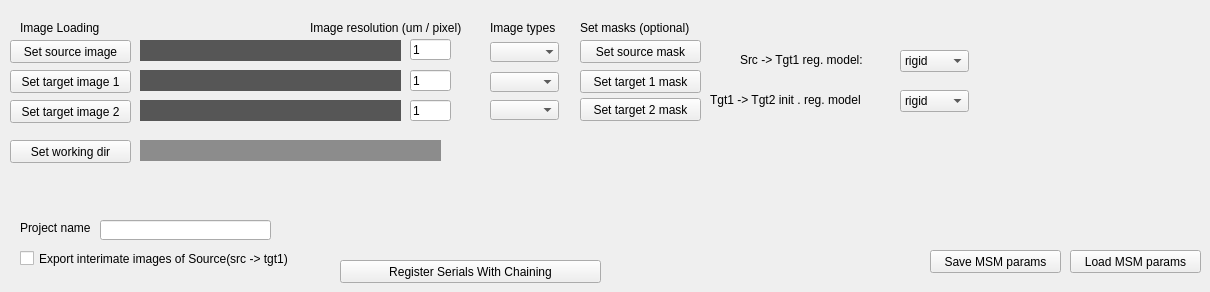
    <widget class="QWidget" name="MultiSecChained">
     <attribute name="title">
      <string>Chained Serial Section Registration</string>
     </attribute>
     <widget class="QPushButton" name="MSM_button_source">
      <property name="geometry">
       <rect>
        <x>10</x>
        <y>40</y>
        <width>121</width>
        <height>23</height>
       </rect>
      </property>
      <property name="styleSheet">
       <string notr="true">gridline-color: rgb(0, 0, 0);</string>
      </property>
      <property name="text">
       <string>Set source image</string>
      </property>
     </widget>
     <widget class="QLabel" name="MSM_regmodel_s1t1_label">
      <property name="geometry">
       <rect>
        <x>740</x>
        <y>50</y>
        <width>151</width>
        <height>20</height>
       </rect>
      </property>
      <property name="text">
       <string>Src -&gt; Tgt1 reg. model:</string>
      </property>
     </widget>
     <widget class="QComboBox" name="MSM_target_img_type1">
      <property name="geometry">
       <rect>
        <x>490</x>
        <y>72</y>
        <width>69</width>
        <height>20</height>
       </rect>
      </property>
      <property name="currentText">
       <string/>
      </property>
     </widget>
     <widget class="QLineEdit" name="MSM_textbox_fn">
      <property name="geometry">
       <rect>
        <x>100</x>
        <y>220</y>
        <width>171</width>
        <height>20</height>
       </rect>
      </property>
     </widget>
     <widget class="QLineEdit" name="MSM_tgt2_reso">
      <property name="geometry">
       <rect>
        <x>410</x>
        <y>100</y>
        <width>41</width>
        <height>21</height>
       </rect>
      </property>
      <property name="text">
       <string>1</string>
      </property>
     </widget>
     <widget class="QPushButton" name="MSM_button_target2">
      <property name="geometry">
       <rect>
        <x>10</x>
        <y>100</y>
        <width>121</width>
        <height>23</height>
       </rect>
      </property>
      <property name="text">
       <string>Set target image 2</string>
      </property>
     </widget>
     <widget class="QComboBox" name="MSM_Reg_model1">
      <property name="geometry">
       <rect>
        <x>900</x>
        <y>50</y>
        <width>69</width>
        <height>22</height>
       </rect>
      </property>
      <item>
       <property name="text">
        <string>rigid</string>
       </property>
      </item>
      <item>
       <property name="text">
        <string>affine</string>
       </property>
      </item>
      <item>
       <property name="text">
        <string>nl</string>
       </property>
      </item>
      <item>
       <property name="text">
        <string>scaled_rigid</string>
       </property>
      </item>
      <item>
       <property name="text">
        <string>import...</string>
       </property>
      </item>
     </widget>
     <widget class="QPushButton" name="MSM_button_register_images">
      <property name="geometry">
       <rect>
        <x>340</x>
        <y>260</y>
        <width>261</width>
        <height>23</height>
       </rect>
      </property>
      <property name="text">
       <string>Register Serials With Chaining</string>
      </property>
     </widget>
     <widget class="QLineEdit" name="MSM_tgt1_reso">
      <property name="geometry">
       <rect>
        <x>410</x>
        <y>70</y>
        <width>41</width>
        <height>21</height>
       </rect>
      </property>
      <property name="text">
       <string>1</string>
      </property>
     </widget>
     <widget class="QPushButton" name="MSM_button_src_mask">
      <property name="geometry">
       <rect>
        <x>580</x>
        <y>40</y>
        <width>121</width>
        <height>23</height>
       </rect>
      </property>
      <property name="text">
       <string>Set source mask</string>
      </property>
     </widget>
     <widget class="QCheckBox" name="MSM_intermediate_export">
      <property name="geometry">
       <rect>
        <x>20</x>
        <y>250</y>
        <width>311</width>
        <height>17</height>
       </rect>
      </property>
      <property name="text">
       <string>Export interimate images of Source(src -&gt; tgt1)</string>
      </property>
      <property name="checked">
       <bool>false</bool>
      </property>
     </widget>
     <widget class="QLabel" name="MSM_setmasks_overhead">
      <property name="geometry">
       <rect>
        <x>580</x>
        <y>20</y>
        <width>131</width>
        <height>16</height>
       </rect>
      </property>
      <property name="text">
       <string>Set masks (optional)</string>
      </property>
     </widget>
     <widget class="QLabel" name="MSM_textbox_wd">
      <property name="geometry">
       <rect>
        <x>140</x>
        <y>140</y>
        <width>301</width>
        <height>21</height>
       </rect>
      </property>
      <property name="styleSheet">
       <string notr="true">background-color: rgb(140, 140, 140);
color: rgb(255, 255, 255);
font: 75 8pt &quot;Arial&quot;;</string>
      </property>
      <property name="text">
       <string/>
      </property>
     </widget>
     <widget class="QLabel" name="MSM_type_overhead">
      <property name="geometry">
       <rect>
        <x>490</x>
        <y>20</y>
        <width>81</width>
        <height>16</height>
       </rect>
      </property>
      <property name="text">
       <string>Image types</string>
      </property>
     </widget>
     <widget class="QLabel" name="MSM_textbox_target1">
      <property name="geometry">
       <rect>
        <x>140</x>
        <y>70</y>
        <width>261</width>
        <height>21</height>
       </rect>
      </property>
      <property name="styleSheet">
       <string notr="true">background-color: rgb(86, 86, 86);
font: italic 8pt &quot;Arial&quot;;
color: rgb(255, 255, 255);</string>
      </property>
      <property name="text">
       <string/>
      </property>
     </widget>
     <widget class="QLabel" name="MSM_textbox_target2">
      <property name="geometry">
       <rect>
        <x>140</x>
        <y>100</y>
        <width>261</width>
        <height>21</height>
       </rect>
      </property>
      <property name="styleSheet">
       <string notr="true">background-color: rgb(86, 86, 86);
font: italic 8pt &quot;Arial&quot;;
color: rgb(255, 255, 255);</string>
      </property>
      <property name="text">
       <string/>
      </property>
     </widget>
     <widget class="QComboBox" name="MSM_source_img_type">
      <property name="geometry">
       <rect>
        <x>490</x>
        <y>42</y>
        <width>69</width>
        <height>20</height>
       </rect>
      </property>
      <property name="currentText">
       <string/>
      </property>
      <property name="frame">
       <bool>false</bool>
      </property>
     </widget>
     <widget class="QPushButton" name="MSM_button_tgt_mask1">
      <property name="geometry">
       <rect>
        <x>580</x>
        <y>70</y>
        <width>121</width>
        <height>23</height>
       </rect>
      </property>
      <property name="text">
       <string>Set target 1 mask</string>
      </property>
     </widget>
     <widget class="QComboBox" name="MSM_Reg_model2">
      <property name="geometry">
       <rect>
        <x>900</x>
        <y>90</y>
        <width>69</width>
        <height>22</height>
       </rect>
      </property>
      <item>
       <property name="text">
        <string>rigid</string>
       </property>
      </item>
      <item>
       <property name="text">
        <string>affine</string>
       </property>
      </item>
      <item>
       <property name="text">
        <string>nl</string>
       </property>
      </item>
      <item>
       <property name="text">
        <string>scaled_rigid</string>
       </property>
      </item>
      <item>
       <property name="text">
        <string>import...</string>
       </property>
      </item>
     </widget>
     <widget class="QLabel" name="MSM_regmodel_t1t2_label">
      <property name="geometry">
       <rect>
        <x>710</x>
        <y>90</y>
        <width>181</width>
        <height>20</height>
       </rect>
      </property>
      <property name="text">
       <string>Tgt1 -&gt; Tgt2 init . reg. model</string>
      </property>
     </widget>
     <widget class="QLabel" name="MSM_textbox_source">
      <property name="geometry">
       <rect>
        <x>140</x>
        <y>40</y>
        <width>261</width>
        <height>21</height>
       </rect>
      </property>
      <property name="styleSheet">
       <string notr="true">background-color: rgb(86, 86, 86);
font: italic 8pt &quot;Arial&quot;;
color: rgb(255, 255, 255);</string>
      </property>
      <property name="text">
       <string/>
      </property>
     </widget>
     <widget class="QLabel" name="MSM_projectname_overhead">
      <property name="geometry">
       <rect>
        <x>20</x>
        <y>220</y>
        <width>81</width>
        <height>16</height>
       </rect>
      </property>
      <property name="text">
       <string>Project name</string>
      </property>
     </widget>
     <widget class="QPushButton" name="MSM_button_target1">
      <property name="geometry">
       <rect>
        <x>10</x>
        <y>70</y>
        <width>121</width>
        <height>23</height>
       </rect>
      </property>
      <property name="text">
       <string>Set target image 1</string>
      </property>
     </widget>
     <widget class="QComboBox" name="MSM_target_img_type2">
      <property name="geometry">
       <rect>
        <x>490</x>
        <y>100</y>
        <width>69</width>
        <height>20</height>
       </rect>
      </property>
      <property name="currentText">
       <string/>
      </property>
     </widget>
     <widget class="QPushButton" name="MSM_button_wd">
      <property name="geometry">
       <rect>
        <x>10</x>
        <y>140</y>
        <width>121</width>
        <height>23</height>
       </rect>
      </property>
      <property name="text">
       <string>Set working dir</string>
      </property>
     </widget>
     <widget class="QLineEdit" name="MSM_src_reso">
      <property name="geometry">
       <rect>
        <x>410</x>
        <y>39</y>
        <width>41</width>
        <height>21</height>
       </rect>
      </property>
      <property name="text">
       <string>1</string>
      </property>
     </widget>
     <widget class="QLabel" name="MSM_type_img_res_label">
      <property name="geometry">
       <rect>
        <x>310</x>
        <y>20</y>
        <width>181</width>
        <height>16</height>
       </rect>
      </property>
      <property name="text">
       <string>Image resolution (um / pixel)</string>
      </property>
     </widget>
     <widget class="QLabel" name="MSM_Imageloading_overhead">
      <property name="geometry">
       <rect>
        <x>20</x>
        <y>20</y>
        <width>111</width>
        <height>16</height>
       </rect>
      </property>
      <property name="styleSheet">
       <string notr="true">font: 11pt &quot;MS Shell Dlg 2&quot;;</string>
      </property>
      <property name="text">
       <string>Image Loading</string>
      </property>
      <property name="textFormat">
       <enum>Qt::AutoText</enum>
      </property>
     </widget>
     <widget class="QPushButton" name="MSM_button_tgt_mask2">
      <property name="geometry">
       <rect>
        <x>580</x>
        <y>98</y>
        <width>121</width>
        <height>23</height>
       </rect>
      </property>
      <property name="text">
       <string>Set target 2 mask</string>
      </property>
     </widget>
     <widget class="QPushButton" name="MSM_load_params">
      <property name="geometry">
       <rect>
        <x>1070</x>
        <y>250</y>
        <width>131</width>
        <height>23</height>
       </rect>
      </property>
      <property name="text">
       <string>Load MSM params</string>
      </property>
     </widget>
     <widget class="QPushButton" name="MSM_save_params">
      <property name="geometry">
       <rect>
        <x>930</x>
        <y>250</y>
        <width>131</width>
        <height>23</height>
       </rect>
      </property>
      <property name="text">
       <string>Save MSM params</string>
      </property>
     </widget>
    </widget>
